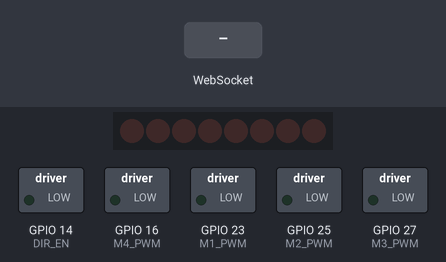
A program run on a simulated ESP32. Shown: 8 shift-register outputs drawn as a row of LEDs (first output left, lit = HIGH), switched loads named in the program (green lamp = pin HIGH). Wiring (inferred from the names in the program): shift register (74HC595): data GPIO 12; shift clock GPIO 17; latch GPIO 19. Wiring (inferred from the signals the program sends): row of LEDs: on Q0, Q1, Q2, Q3, Q4, Q5, Q6, Q7. The inputs (shaded band) are chosen by the test bench. WiFi joins after 1.5 s; servers stay silent unless stated; pins used as bus, display or sensor lines are not drawn; what the program prints to the serial monitor is not drawn.

Above: at 2.7 s.
2.8 s: WebSocket text "left" received
At 3.9 s:
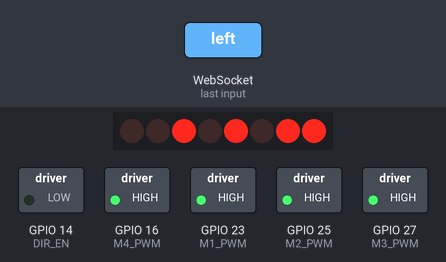
4.3 s: WebSocket text "stop" received
At 5.0 s:
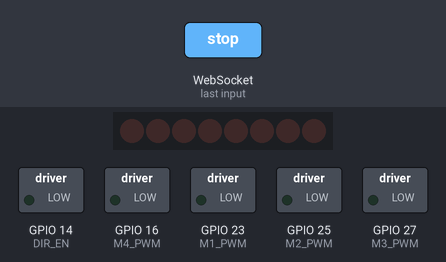
5.8 s: WebSocket text "stop" received
7.3 s: WebSocket text "up" received
At 8.5 s:
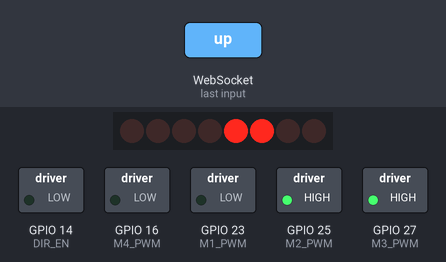
8.8 s: WebSocket text "stop" received
At 9.7 s:
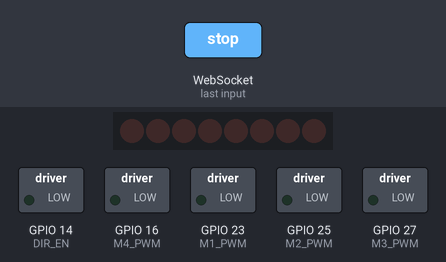
10.3 s: WebSocket text "right" received
At 10.8 s:
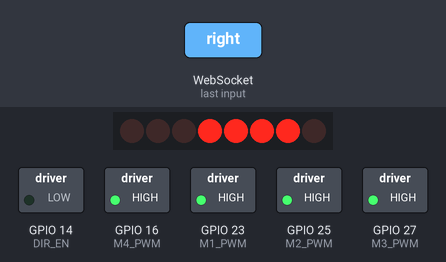
Timing chart, 0 to 12.8 s (numbered marks = the images above; inputs shaded):
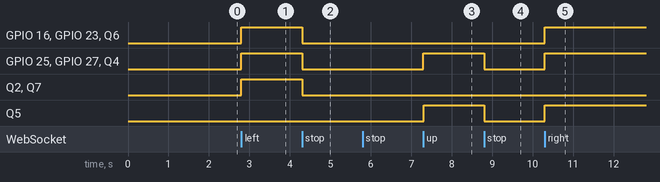

Measured:
- after the input at 2.8 s, GPIO 16 (M4_PWM), GPIO 23 (M1_PWM), GPIO 25 (M2_PWM), GPIO 27 (M3_PWM), Q2, Q4, Q6, Q7: LOW → HIGH at once
- after the input at 4.3 s, GPIO 16 (M4_PWM), GPIO 23 (M1_PWM), GPIO 25 (M2_PWM), GPIO 27 (M3_PWM), Q2, Q4, Q6, Q7: HIGH → LOW at once
- after the input at 5.8 s, every drawn part: stays the same
- after the input at 7.3 s, GPIO 25 (M2_PWM), GPIO 27 (M3_PWM), Q4, Q5: LOW → HIGH at once
- after the input at 8.8 s, GPIO 25 (M2_PWM), GPIO 27 (M3_PWM), Q4, Q5: HIGH → LOW at once
- after the input at 10.3 s, GPIO 16 (M4_PWM), GPIO 23 (M1_PWM), GPIO 25 (M2_PWM), GPIO 27 (M3_PWM), Q4–6: LOW → HIGH at once

The program:

main.cpp
```cpp
#include <Arduino.h>
#include <WiFi.h>
#include <WebServer.h>
#include <WebSocketsServer.h>

const char* ssid = "{{SSID}}";
const char* password = "{{PASSWORD}}";

const int DIR_LATCH = 19;
const int DIR_CLK   = 17;
const int DIR_SER   = 12;
const int DIR_EN    = 14;

const int M1_PWM = 23;
const int M2_PWM = 25;
const int M3_PWM = 27;
const int M4_PWM = 16;

#define WS_PORT 80

int shiftRegisterState = 0;

WebSocketsServer ws = WebSocketsServer(WS_PORT);
uint8_t connectedClient = 0xFF;

void writeShiftRegister(int data);
void controlMotor(int motorID, String direction, int speed);
void stopAll();
void wsOnEvent(uint8_t num, WStype_t type, uint8_t * payload, size_t len);

enum RotationDirection {
  UP,
  DOWN,
  RIGHT,
  LEFT,
  ALLL,
  ALLR
};

class RotationController {
  private:
    bool rotating = false;
    int rotationSpeed = 255;
    int armRotationSpeed = 125;

  public:
    void rotate(RotationDirection rotationDirection) {
      if (rotating) {
        rotating = false;
        stop();
      }
      switch (rotationDirection)
      {
      case UP:
        rotating = true;
        Serial.println("Starting rotation up");
        controlMotor(2, "BACKWARD", rotationSpeed);
        controlMotor(3, "FORWARD", rotationSpeed);
        break;
      case DOWN:
        rotating = true;
        Serial.println("Starting rotation down");
        controlMotor(2, "BACKWARD", rotationSpeed);
        controlMotor(3, "BACKWARD", rotationSpeed);
        break;
      case RIGHT:
        Serial.println("Starting rotation to the right");
        controlMotor(1, "BACKWARD", rotationSpeed);
        controlMotor(2, "BACKWARD", rotationSpeed);
        controlMotor(3, "FORWARD", rotationSpeed);
        controlMotor(4, "BACKWARD", rotationSpeed);

        rotating = true;
        break;
      case LEFT:
        Serial.println("Starting rotation to the left");
        controlMotor(1, "FORWARD", rotationSpeed);
        controlMotor(2, "BACKWARD", rotationSpeed);
        controlMotor(3, "BACKWARD", rotationSpeed);
        controlMotor(4, "BACKWARD", rotationSpeed);
        rotating = true;
        break;
      case ALLL:
        Serial.println("Starting rotation all to the left");
        controlMotor(1, "FORWARD", rotationSpeed);
        controlMotor(2, "FORWARD", rotationSpeed);
        controlMotor(3, "FORWARD", rotationSpeed);
        controlMotor(4, "FORWARD",rotationSpeed);
        break;
      case ALLR:
        Serial.println("Starting rotation all to the right");
        controlMotor(1, "BACKWARD", rotationSpeed);
        controlMotor(2, "BACKWARD", rotationSpeed);
        controlMotor(3, "BACKWARD", rotationSpeed);
        controlMotor(4, "BACKWARD", rotationSpeed);
        break;
      default:
        break;
      }
    }

    void stop() {
      Serial.println("Stopping rotation");
      controlMotor(1, "RELEASE", 0);
      controlMotor(2, "RELEASE", 0);
      controlMotor(3, "RELEASE", 0);
      controlMotor(4, "RELEASE", 0);
    }
};

RotationController rotationController;

void setup() {
  Serial.begin(115200);
  Serial.println("Initializing 4-Motor Control...");

  pinMode(DIR_LATCH, OUTPUT);
  pinMode(DIR_CLK, OUTPUT);
  pinMode(DIR_SER, OUTPUT);
  pinMode(DIR_EN, OUTPUT);

  pinMode(M1_PWM, OUTPUT);
  pinMode(M2_PWM, OUTPUT);
  pinMode(M3_PWM, OUTPUT);
  pinMode(M4_PWM, OUTPUT);

  digitalWrite(DIR_EN, LOW);

  shiftRegisterState = 0;
  writeShiftRegister(shiftRegisterState);

  WiFi.mode(WIFI_STA);
  WiFi.begin(ssid, password);
  while(WiFi.status() != WL_CONNECTED) {
    delay(500);
    Serial.print(".");
  }

  Serial.println("WiFi connected");
  Serial.print("Rotation engine server ready! Go to: ws://");
  Serial.print(WiFi.localIP());

  rotationController = RotationController();
  ws.begin();
  ws.onEvent(wsOnEvent);
}

void loop() {
  ws.loop();
  delay(1);
}

void controlMotor(int motorID, String direction, int speed) {
  int a, b;
  int pwmPin;

  switch (motorID) {
    case 1: a = 2; b = 3; pwmPin = M1_PWM; break;
    case 2: a = 1; b = 4; pwmPin = M2_PWM; break;
    case 3: a = 5; b = 7; pwmPin = M3_PWM; break;
    case 4: a = 0; b = 6; pwmPin = M4_PWM; break;
    default: return;
  }

  if (direction == "FORWARD") {
    bitSet(shiftRegisterState, a);
    bitClear(shiftRegisterState, b);
  } else if (direction == "BACKWARD") {
    bitClear(shiftRegisterState, a);
    bitSet(shiftRegisterState, b);
  } else {
    bitClear(shiftRegisterState, a);
    bitClear(shiftRegisterState, b);
    speed = 0;
  }

  writeShiftRegister(shiftRegisterState);

  analogWrite(pwmPin, speed);
}


void writeShiftRegister(int data) {
  digitalWrite(DIR_LATCH, LOW);
  shiftOut(DIR_SER, DIR_CLK, MSBFIRST, data);
  digitalWrite(DIR_LATCH, HIGH);
}

void wsOnEvent(uint8_t num, WStype_t type, uint8_t * payload, size_t len) {
  switch (type) {
    case WStype_CONNECTED: {
      connectedClient = num;
      IPAddress ip = ws.remoteIP(num);
      Serial.printf("Client %u connected: %s\n", num, ip.toString().c_str());
      break;
    }
    case WStype_DISCONNECTED:
      Serial.printf("Client %u disconnected\n", num);
      rotationController.stop();
      break;
    case WStype_TEXT: {
      String cmd((char*)payload, len);
      Serial.println("Received command");
      Serial.println(cmd);
      if (cmd == "left") {
        rotationController.rotate(LEFT);
        ws.sendTXT(num, "Rotating left");
      } else if (cmd == "right") {
        rotationController.rotate(RIGHT);
        ws.sendTXT(num, "Rotating right");
      }else if(cmd == "up") {
        rotationController.rotate(UP);
        ws.sendTXT(num, "Rotating up");
      }else if(cmd == "down") {
        rotationController.rotate(DOWN);
        ws.sendTXT(num, "Rotating down");
      }else if(cmd == "stop") {
        rotationController.stop();
        ws.sendTXT(num, "stop");
      }else if(cmd == "alll") {
        rotationController.rotate(ALLL);
        ws.sendTXT(num, "alll");
      }else if(cmd == "allr") {
        rotationController.rotate(ALLR);
        ws.sendTXT(num, "allr");
      }
      break;
    }
    default: break;
  }
}
```
